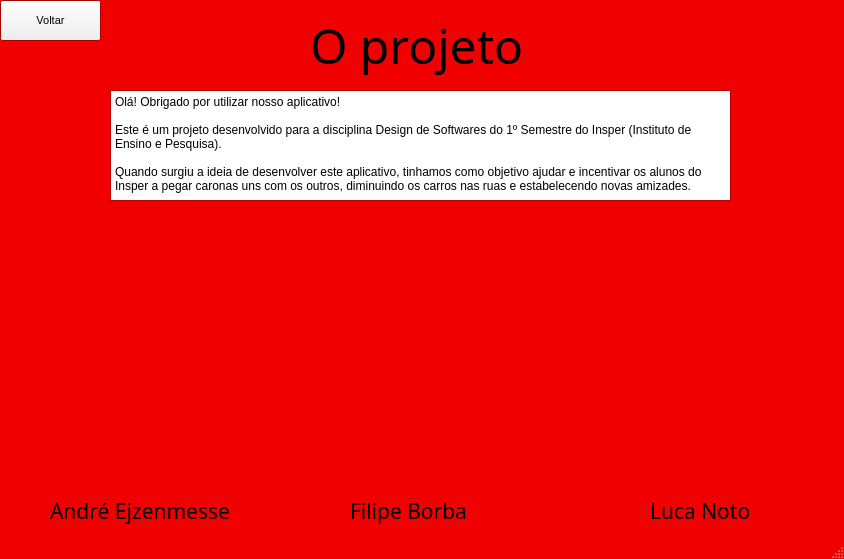
<?xml version="1.0" encoding="UTF-8"?>
<ui version="4.0">
 <class>MainWindow</class>
 <widget class="QMainWindow" name="MainWindow">
  <property name="geometry">
   <rect>
    <x>0</x>
    <y>0</y>
    <width>844</width>
    <height>559</height>
   </rect>
  </property>
  <property name="palette">
   <palette>
    <active>
     <colorrole role="Base">
      <brush brushstyle="SolidPattern">
       <color alpha="255">
        <red>255</red>
        <green>255</green>
        <blue>255</blue>
       </color>
      </brush>
     </colorrole>
     <colorrole role="Window">
      <brush brushstyle="SolidPattern">
       <color alpha="255">
        <red>240</red>
        <green>0</green>
        <blue>0</blue>
       </color>
      </brush>
     </colorrole>
    </active>
    <inactive>
     <colorrole role="Base">
      <brush brushstyle="SolidPattern">
       <color alpha="255">
        <red>255</red>
        <green>255</green>
        <blue>255</blue>
       </color>
      </brush>
     </colorrole>
     <colorrole role="Window">
      <brush brushstyle="SolidPattern">
       <color alpha="255">
        <red>240</red>
        <green>0</green>
        <blue>0</blue>
       </color>
      </brush>
     </colorrole>
    </inactive>
    <disabled>
     <colorrole role="Base">
      <brush brushstyle="SolidPattern">
       <color alpha="255">
        <red>240</red>
        <green>0</green>
        <blue>0</blue>
       </color>
      </brush>
     </colorrole>
     <colorrole role="Window">
      <brush brushstyle="SolidPattern">
       <color alpha="255">
        <red>240</red>
        <green>0</green>
        <blue>0</blue>
       </color>
      </brush>
     </colorrole>
    </disabled>
   </palette>
  </property>
  <property name="windowTitle">
   <string>MainWindow</string>
  </property>
  <widget class="QWidget" name="centralwidget">
   <widget class="QLabel" name="oprojetolabel">
    <property name="geometry">
     <rect>
      <x>310</x>
      <y>10</y>
      <width>211</width>
      <height>71</height>
     </rect>
    </property>
    <property name="font">
     <font>
      <family>Bodoni MT</family>
      <pointsize>36</pointsize>
     </font>
    </property>
    <property name="text">
     <string>O projeto</string>
    </property>
   </widget>
   <widget class="QLabel" name="borba">
    <property name="geometry">
     <rect>
      <x>350</x>
      <y>490</y>
      <width>121</width>
      <height>41</height>
     </rect>
    </property>
    <property name="font">
     <font>
      <family>Bodoni MT</family>
      <pointsize>16</pointsize>
     </font>
    </property>
    <property name="text">
     <string>Filipe Borba</string>
    </property>
   </widget>
   <widget class="QLabel" name="noto">
    <property name="geometry">
     <rect>
      <x>650</x>
      <y>490</y>
      <width>101</width>
      <height>41</height>
     </rect>
    </property>
    <property name="font">
     <font>
      <family>Bodoni MT</family>
      <pointsize>16</pointsize>
     </font>
    </property>
    <property name="text">
     <string>Luca Noto</string>
    </property>
   </widget>
   <widget class="QLabel" name="andre">
    <property name="geometry">
     <rect>
      <x>50</x>
      <y>490</y>
      <width>181</width>
      <height>41</height>
     </rect>
    </property>
    <property name="font">
     <font>
      <family>Bodoni MT</family>
      <pointsize>16</pointsize>
     </font>
    </property>
    <property name="text">
     <string>André Ejzenmesser</string>
    </property>
   </widget>
   <widget class="QPlainTextEdit" name="plainTextEdit">
    <property name="geometry">
     <rect>
      <x>110</x>
      <y>90</y>
      <width>621</width>
      <height>111</height>
     </rect>
    </property>
    <property name="readOnly">
     <bool>true</bool>
    </property>
    <property name="plainText">
     <string>Olá! Obrigado por utilizar nosso aplicativo!

Este é um projeto desenvolvido para a disciplina Design de Softwares do 1º Semestre do Insper (Instituto de Ensino e Pesquisa).

Quando surgiu a ideia de desenvolver este aplicativo, tinhamos como objetivo ajudar e incentivar os alunos do Insper a pegar caronas uns com os outros, diminuindo os carros nas ruas e estabelecendo novas amizades.</string>
    </property>
   </widget>
   <widget class="QLabel" name="fotoborba">
    <property name="geometry">
     <rect>
      <x>300</x>
      <y>250</y>
      <width>221</width>
      <height>231</height>
     </rect>
    </property>
    <property name="text">
     <string/>
    </property>
    <property name="pixmap">
     <pixmap>Fotos/borba.jpg</pixmap>
    </property>
    <property name="scaledContents">
     <bool>true</bool>
    </property>
   </widget>
   <widget class="QLabel" name="fotonoto">
    <property name="geometry">
     <rect>
      <x>600</x>
      <y>220</y>
      <width>191</width>
      <height>261</height>
     </rect>
    </property>
    <property name="text">
     <string/>
    </property>
    <property name="pixmap">
     <pixmap>Fotos/luca.jpg</pixmap>
    </property>
    <property name="scaledContents">
     <bool>true</bool>
    </property>
   </widget>
   <widget class="QLabel" name="fotodeco">
    <property name="geometry">
     <rect>
      <x>20</x>
      <y>240</y>
      <width>231</width>
      <height>241</height>
     </rect>
    </property>
    <property name="text">
     <string/>
    </property>
    <property name="pixmap">
     <pixmap>Fotos/andre.jpg</pixmap>
    </property>
    <property name="scaledContents">
     <bool>true</bool>
    </property>
   </widget>
   <widget class="QPushButton" name="voltar">
    <property name="geometry">
     <rect>
      <x>0</x>
      <y>0</y>
      <width>101</width>
      <height>41</height>
     </rect>
    </property>
    <property name="font">
     <font>
      <family>MS Shell Dlg 2</family>
      <pointsize>8</pointsize>
     </font>
    </property>
    <property name="text">
     <string>Voltar</string>
    </property>
   </widget>
  </widget>
  <widget class="QStatusBar" name="statusbar">
   <property name="enabled">
    <bool>true</bool>
   </property>
  </widget>
 </widget>
 <resources/>
 <connections/>
</ui>
